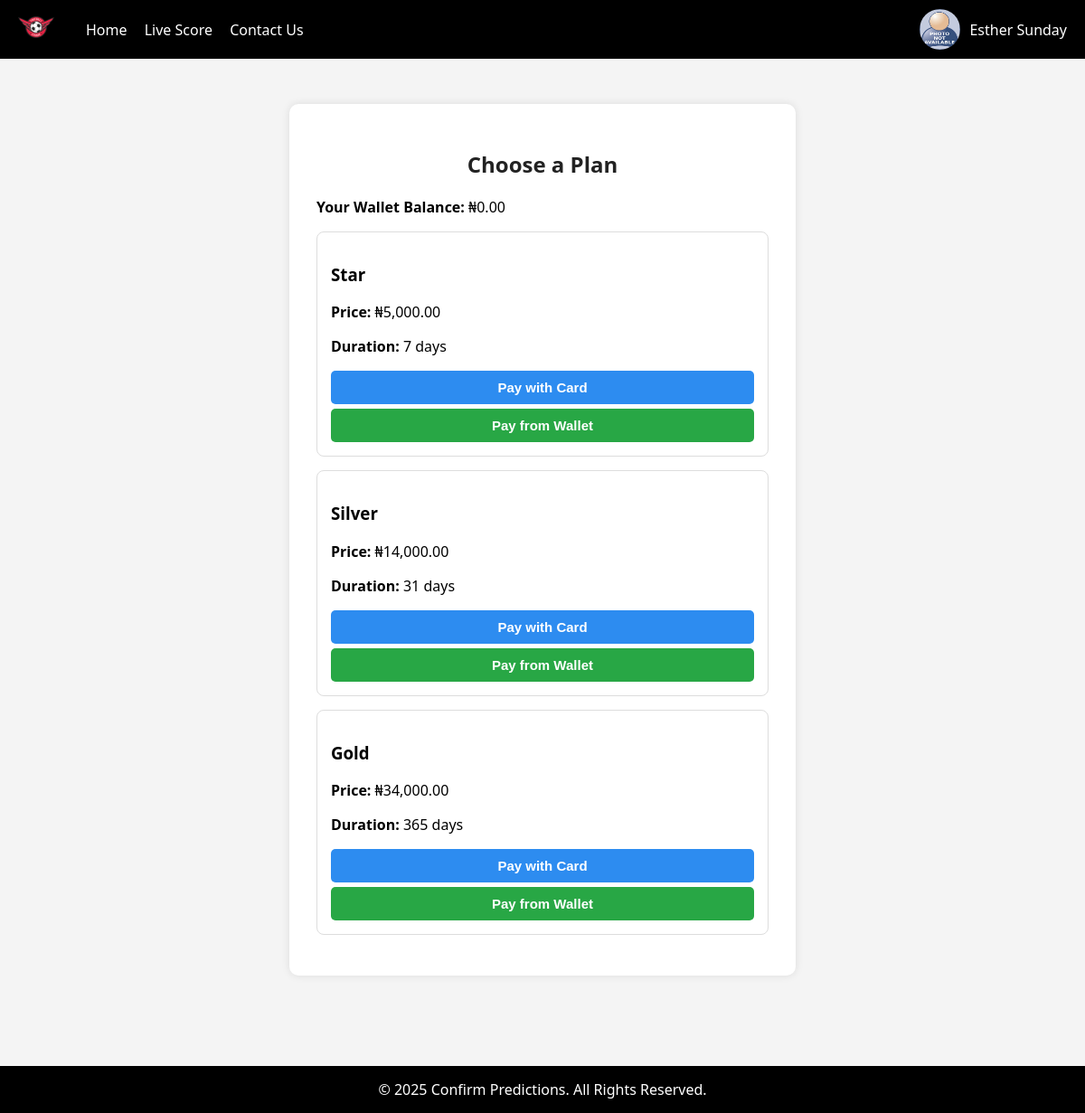
The page /vip/buy-plan.php (signed in) on the database its author committed.
### tables this page shows
CREATE TABLE `website_settings` (
  `id` int(11) NOT NULL,
  `site_name` varchar(100) DEFAULT NULL,
  `site_email` varchar(100) DEFAULT NULL,
  `logo` varchar(255) DEFAULT NULL,
  `site_url` varchar(255) DEFAULT NULL,
  `whatsapp_phone` varchar(20) DEFAULT NULL,
  `address` text NOT NULL,
  `phone1` varchar(15) NOT NULL,
  `phone2` varchar(15) NOT NULL,
  `updated_at` timestamp NOT NULL DEFAULT current_timestamp() ON UPDATE current_timestamp(),
  `paystack_secret_key` text NOT NULL,
  `paystack_public_key` text NOT NULL
);

CREATE TABLE `users` (
  `id` int(11) NOT NULL,
  `full_name` varchar(100) DEFAULT NULL,
  `email` varchar(100) NOT NULL,
  `phone` varchar(20) DEFAULT NULL,
  `password_hash` varchar(255) NOT NULL,
  `role` enum('admin','vip') DEFAULT 'vip',
  `status` enum('active','inactive','banned') DEFAULT 'active',
  `image` text DEFAULT 'uploadImage/Profile/default.png',
  `country` varchar(20) DEFAULT NULL,
  `wallet_balance` decimal(10,0) NOT NULL,
  `created_at` timestamp NOT NULL DEFAULT current_timestamp()
);

CREATE TABLE `plans` (
  `id` int(4) NOT NULL,
  `name` varchar(120) NOT NULL,
  `amount` decimal(10,0) NOT NULL,
  `duration` int(4) NOT NULL
);

### inc/config.php (called while the page is built, shortened)
<?php
include('../database/connect.php');
$user_id = $_SESSION["user_id"];
$stmt = $dbh->query("SELECT * FROM users where id='$user_id'");
$row_user = $stmt->fetch();
$stmt = $dbh->query("SELECT * FROM website_settings");
$row_website = $stmt->fetch();
$app_name= $row_website['site_name'] ;
$app_logo = $row_website['logo'] ;
?>

### vip/buy-plan.php (the view, shortened to what this page needs)
<?php
include('../inc/config.php');
$wallet_balance = $row_user['wallet_balance'] ?? 0;
$stmt_plans = $dbh->query("SELECT * FROM plans ORDER BY amount ASC");
$plans = $stmt_plans->fetchAll(PDO::FETCH_ASSOC);
?>
<!DOCTYPE html>
<html lang="en">
<head>
  <link href="https://cdnjs.cloudflare.com/ajax/libs/font-awesome/6.5.0/css/all.min.css" rel="stylesheet"/>
  <link rel="stylesheet" href="assets/css/others.css" />
</head>
<body>
  <div class="navbar">
    <?php include 'partials/nav.php'; ?>
  </div>
  <div class="container">
    <div class="change-password-card">
      <h2>Choose a Plan</h2>
      <p><strong>Your Wallet Balance:</strong> ₦<?php echo number_format($wallet_balance, 2); ?></p>
      <?php if (count($plans) > 0): ?>
        <?php foreach ($plans as $plan): ?>
          <div style="border: 1px solid #ddd; padding: 15px; border-radius: 8px; margin-bottom: 15px;">
            <h3><?php echo htmlspecialchars($plan['name']); ?></h3>
            <p><strong>Price:</strong> ₦<?php echo number_format($plan['amount'], 2); ?></p>
            <p><strong>Duration:</strong> <?php echo htmlspecialchars($plan['duration']); ?> days</p>
            <button type="button"
              onclick="payWithPaystack(<?php echo $plan['id']; ?>, '<?php echo htmlspecialchars($plan['name']); ?>', <?php echo $plan['amount']; ?>)"
              style="background:#2d8cf0;color:#fff;border:none;padding:10px 20px;border-radius:5px;cursor:pointer; margin-bottom:5px;">
              Pay with Card
            </button>
            <form action="wallet-subscribe.php" method="POST" style="display:inline;">
              <button type="submit"
                style="background:#28a745;color:#fff;border:none;padding:10px 20px;border-radius:5px;cursor:pointer;"
                <?php echo ($wallet_balance < $plan['amount']) ? 'disabled title="Insufficient balance"' : ''; ?>>
                Pay from Wallet
              </button>
            </form>
          </div>
        <?php endforeach; ?>
      <?php else: ?>
        <p>No plans available at the moment.</p>
      <?php endif; ?>
    </div>
  </div>
  <footer>
    <?php include 'partials/footer.php'; ?>
  </footer>
</body>
</html>

### vip/partials/nav.php (shortened to what this page needs)
<div class="nav-left">
  <div class="nav-logo">
    <a href="#"><img src="../<?php echo $app_logo; ?>" alt="Logo"></a>
  </div>
  <div class="nav-links">
    <a href="index">Home</a>
    <a href="livescores">Live Score</a>
    <a href="contact-us">Contact Us</a>
  </div>
</div>
<div class="user-info" onclick="toggleDropdown()">
  <img src="../<?php echo htmlspecialchars($row_user['image']); ?>" alt="User" id="navProfileImg">
  <span id="navUserName"><?php echo $row_user['full_name']; ?></span>
</div>

### vip/partials/footer.php
&copy; <script>document.write(new Date().getFullYear());</script> <?php echo $app_name;?>. All Rights Reserved.

### vip/assets/css/others.css (style rules this page uses)
*, *::before, *::after { box-sizing: border-box; }
body { margin: 0; font-family: 'Segoe UI', sans-serif; background-color: #f4f4f4; }
.navbar { background-color: #000; color: white; display: flex; justify-content: space-between; align-items: center; padding: 10px 20px; flex-wrap: wrap; }
.nav-left { display: flex; align-items: center; gap: 20px; }
.nav-logo img { height: 40px; }
.nav-links a { color: white; text-decoration: none; margin-left: 15px; font-weight: 500; }
.user-info { display: flex; align-items: center; gap: 10px; cursor: pointer; position: relative; }
.user-info img { height: 45px; width: 45px; border-radius: 50%; }
.container { padding: 50px 20px; max-width: 600px; margin: 0 auto; }
.change-password-card { background: white; border-radius: 10px; padding: 30px; box-shadow: 0 0 10px rgba(0,0,0,0.1); }
.change-password-card h2 { text-align: center; color: #222; margin-bottom: 20px; }
.change-password-card form { display: flex; flex-direction: column; gap: 15px; }
.change-password-card input, .change-password-card button { width: 100%; padding: 14px; border-radius: 6px; font-size: 15px; }
.change-password-card button { background-color: green; color: white; border: none; font-weight: bold; transition: background-color 0.3s; }
footer { background: #000; color: white; text-align: center; padding: 15px; margin-top: 50px; }

### rows shown on the page
website_settings: logo (picture), site_name "Confirm Predictions"
users: image (placeholder picture), full_name "Esther Sunday", wallet_balance "0.00"
plans: name "Star", amount "5,000.00", duration "7"
plans: name "Silver", amount "14,000.00", duration "31"
plans: name "Gold", amount "34,000.00", duration "365"
